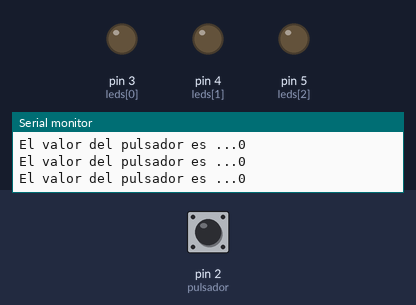
Recording of a sketch running on a simulated Arduino Uno, built with avr-gcc and run on an emulated ATmega328P. Parts: output pins drawn as LEDs (lit = HIGH), the last lines printed to the serial monitor. Dashed ring = blinking. The inputs (shaded band) are chosen by the test bench; at power-on: pin 2 (pulsador) LOW.

Above: at 2.8 s.
2.9 s: pin 2 (pulsador) pulled HIGH for 1.2 s
At 4.1 s:
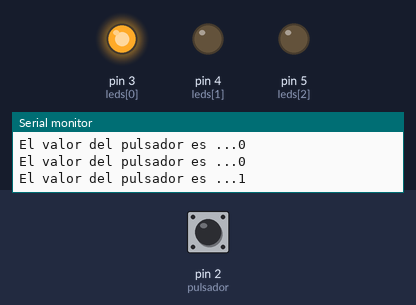
At 4.9 s:
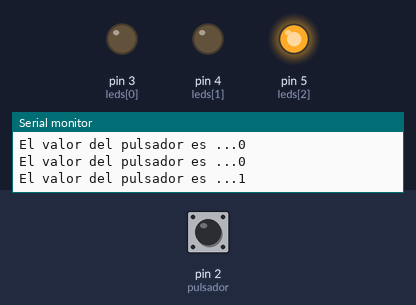
6.5 s: pin 2 (pulsador) pulled HIGH for 3.2 s
At 8.7 s:
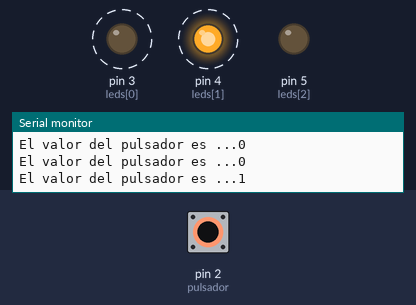
Timing chart, 0 to 12.9 s (numbered marks = the images above; inputs shaded):
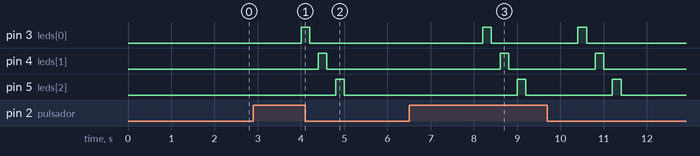

The sketch:

reto_05_c.ino
```cpp
int leds[] = {3, 4, 5};
int tiempo = 200;
int pulsador = 2;
int n = 0;
int valorpulsador = 0;

void setup() {
  for (n = 0; n < 3; n++) {
    pinMode(leds[n], OUTPUT);
  }
  pinMode(pulsador, INPUT);
  Serial.begin(9600);
}
void monitoriza() {
  Serial.print("El valor del pulsador es ...");
  Serial.println(valorpulsador);
  delay(1000);
}
void secuencia() {
  for (n = 0; n < 3; n++) {
    digitalWrite(leds[n], HIGH);
    delay(tiempo);
    digitalWrite(leds[n], LOW);
    delay(tiempo);
  }
}
void loop() {
  valorpulsador = digitalRead(pulsador);
  monitoriza();
  if (valorpulsador == 1) {
    secuencia();
  }
}
```

Measured:
- after the input at 2.9 s, pin 3 (leds[0]): LOW → HIGH after 1.1 s, → LOW 0.20 s later; pin 4 (leds[1]): LOW → HIGH after 1.5 s, → LOW 0.20 s later; pin 5 (leds[2]): LOW → HIGH after 1.9 s, → LOW 0.20 s later
- after the input at 6.5 s, pin 3 (leds[0]): alternates HIGH for 0.20 s and LOW for 2.0 s, 4 changes in all, then stays LOW, starting after 1.7 s; pin 4 (leds[1]): alternates HIGH for 0.20 s and LOW for 2.0 s, 4 changes in all, then stays LOW, starting after 2.1 s
